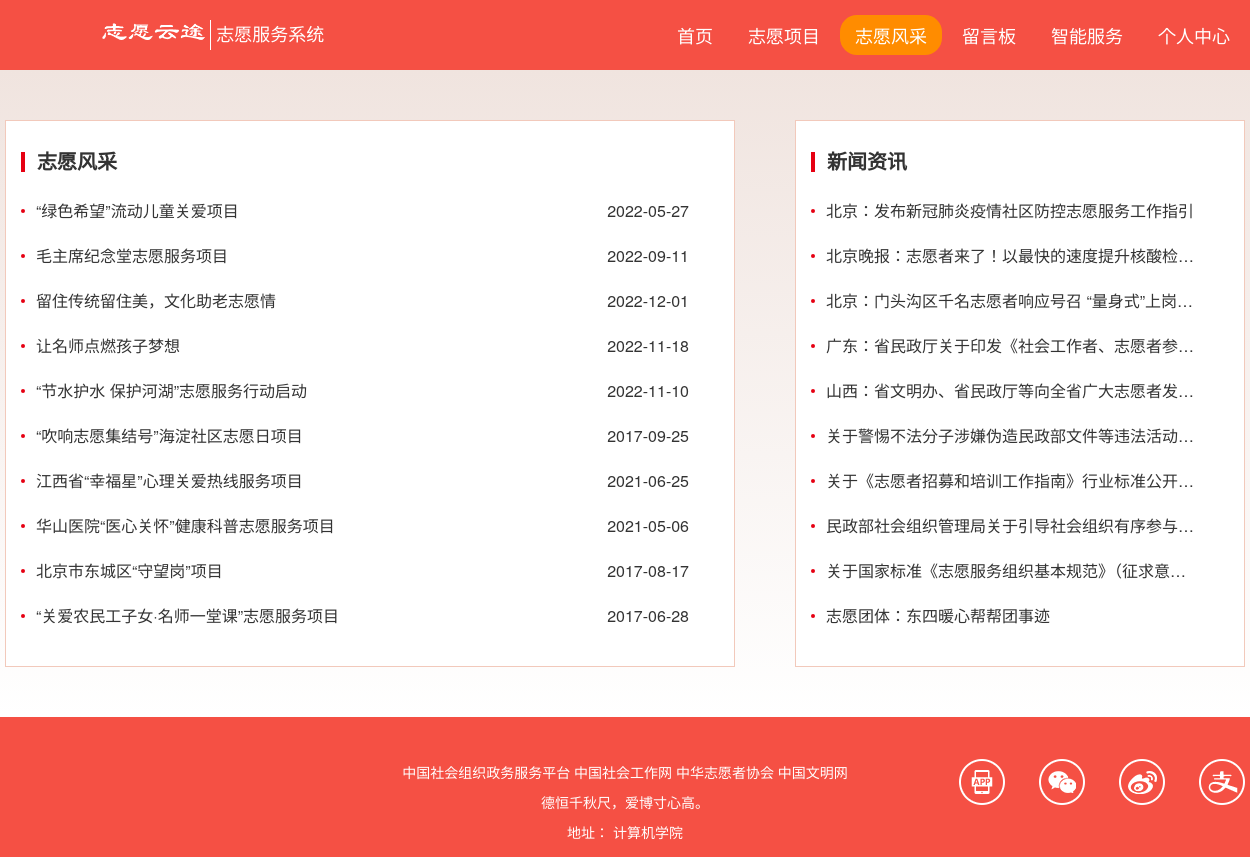
/user/news.php, run on the app's committed database.
### tables this page shows
CREATE TABLE `news_info` (
  `id` int(20) UNSIGNED NOT NULL,
  `title` varchar(100) NOT NULL,
  `type` varchar(20) NOT NULL,
  `content` text NOT NULL,
  `time` date NOT NULL,
  `state` enum('待审核','已通过') NOT NULL DEFAULT '待审核'
);

### user/news.php (called while the page is built, shortened)
<?php
require './public_function.php';
$sql_vol = "select * from `news_info` where `type`='志愿风采'and `state`='已通过'";
$sql_new = "select * from `news_info` where `type`='新闻资讯' and `state`='已通过'";
$vol = fetchAll($sql_vol);
$new = fetchAll($sql_new);
require './news_html.php';

### user/public_function.php (called while the page is built, shortened)
<?php
global $link;
function query($sql)
{
    global $link;
    if ($result = mysqli_query($link, $sql)) {
        return $result;
    } else {
        echo 'sql语句执行失败<br>';
        echo '错误的sql语句' . $sql;
        die;
    }
}
function fetchAll($sql)
{
    $res = query($sql);
    $rows = array();
    while ($row = mysqli_fetch_assoc($res)) {
        $rows[] = $row;
    }
    return $rows;
}

### user/news_html.php (the view, shortened to what this page needs)
<!DOCTYPE html>
<html lang="en">
<head>
    <link rel="stylesheet" type="text/css" href="../css/base.css">
    <link rel="stylesheet" type="text/css" href="../css/common.css">
    <link rel="stylesheet" type="text/css" href="../css/news.css">
</head>
<body>
    <div class="header">
        <div class="wrapper">
            <div class="logo">
                <img src="../images/logo2.png" alt="">
                <h1>志愿服务系统</h1>
            </div>
            <div class="nav">
                <ul>
                    <li><a href="./index.php">首页</a></li>
                    <li><a href="./act.php">志愿项目</a></li>
                    <li><a href="./news.php" class="seed">志愿风采</a></li>
                    <li><a href="./message.php">留言板</a></li>
                    <li><a href="ai_html_test.php">智能服务</a></li>
                    <li class="indi">
                        <a href="./person/person.php">个人中心</a>
                    </li>
                </ul>
            </div>
        </div>
    </div>
    <div class="news clearfix">
        <div class="wrapper">
            <div class="news_left">
                <h2 class="title">志愿风采</h2>
                <ul>
                    <?php foreach ($vol as $row) : ?>
                        <li>
                            <a href="#"><?php echo $row['title'] ?></a>
                            <span><?php echo $row['time'] ?></span>
                        </li>
                    <?php endforeach ?>
                </ul>
            </div>
            <div class="news_right">
                <h2 class="title">新闻资讯</h2>
                <ul>
                    <?php foreach ($new as $row) : ?>
                        <li>
                            <a href="#" title="<?php echo $row['title'] ?>"><?php echo $row['title'] ?></a>
                        </li>
                    <?php endforeach ?>
            </div>
        </div>
    </div>
    <div class="footer">
        <div class="wrapper">
            <div class="middle">
                <p>中国社会组织政务服务平台 中国社会工作网 中华志愿者协会 中国文明网</p>
                <p>德恒千秋尺，爱博寸心高。</p>
                <p>地址：  计算机学院</p>
            </div>
            <div class="right">
                <ul>
                    <li class="app"></li>
                    <li class="wechat"></li>
                    <li class="sina"></li>
                    <li class="pay"></li>
                </ul>
            </div>
        </div>
    </div>
</body>
</html>

### css/base.css (style rules this page uses)
body, h1, h2, h3, h4, h5, h6, p, ul, ol, li, dl, dt, dd, input { margin: 0; padding: 0; }
* { box-sizing: border-box; }
body { font: 16px/1.5 "Helvetica Neue", Helvetica, Arial, "Microsoft Yahei", "Hiragino Sans GB", "Heiti SC", "WenQuanYi Micro Hei", sans-serif; color: #333; }
ul, ol { list-style: none; }
a { text-decoration: none; color: #333; }
img { vertical-align: middle; }
.clearfix::before, .clearfix::after { content: ""; display: table; }
.clearfix::after { clear: both; }

### css/common.css (style rules this page uses)
.wrapper { width: 1240px; margin: 0 auto; }
.header { height: 70px; background-color: #f55044; }
.header .wrapper { height: 70px; }
.header .logo { float: left; height: 70px; }
.header .logo img { float: left; margin-top: 15px; height: 40px; }
.header .logo h1 { float: left; margin-top: 20px; padding-left: 5px; height: 30px; font-size: 18px; font-weight: 400; color: #fff; border-left: 1.5px solid #fff; }
.header .nav { float: right; }
.header .nav li { float: left; padding-top: 15px; }
.header .nav li a { display: block; padding-left: 15px; padding-right: 15px; margin-left: 5px; height: 40px; line-height: 40px; color: #fff; font-size: 18px; }
.header .nav .indi { position: relative; height: 70px; }
.header .nav li .seed { background-color: #ff8c00; border-radius: 17px; }
.footer { height: 140px; background-color: #f55044; }
.footer .wrapper { position: relative; }
.footer .middle { height: 140px; padding-top: 40px; }
.footer .middle p { line-height: 30px; text-align: center; font-size: 14px; color: #fff; }
.footer .right { position: absolute; right: 0; top: 42px; width: 286px; height: 46px; }
.footer .right li { float: left; margin-right: 34px; width: 46px; height: 46px; }
.footer .right li:last-child { margin-right: 0px; }
.footer .app { background-image: url(../images/contact.png); background-position: 0px 0px; }
.footer .wechat { background-image: url(../images/contact.png); background-position: -46px 0px; }
.footer .sina { background-image: url(../images/contact.png); background-position: -92px 0px; }
.footer .pay { background-image: url(../images/contact.png); background-position: -138px 0px; }

### css/news.css (style rules this page uses)
.news { background-image: linear-gradient(#f0e4df, #fff) }
.news_left { float: left; margin-top: 50px; margin-bottom: 50px; padding: 15px; width: 730px; border: 1px solid #f2c9bb; background-color: #fff; }
.news_right { margin-top: 50px; margin-bottom: 50px; float: right; padding: 15px; width: 450px; border: 1px solid #f2c9bb; background-color: #fff; }
.news_left .title, .news_right .title { position: relative; padding-left: 16px; margin: 10px 0; font-size: 20px; }
.news_left .title::before, .news_right .title::before { position: absolute; left: 0px; top: 6px; content: ""; display: inline-block; width: 4px; height: 20px; background: #e60012; }
.news_left ul { padding-bottom: 15px; width: 698px; }
.news_left ul li { position: relative; padding: 13px 30px 13px 15px; width: 698px; height: 45px; }
.news_right ul { padding-bottom: 15px; width: 418px; }
.news_right ul li { position: relative; padding: 13px 30px 13px 15px; width: 418px; height: 45px; }
.news_left li:before, .news_right li::before { content: ""; display: inline-block; width: 4px; height: 4px; background: #e60012; position: absolute; left: 0; top: 50%; border-radius: 50%; }
.news_left li a { float: left; width: 570px; transition: 0.3s; }
.news_left li span { float: right; }
.news_right li a { float: left; width: 100%; overflow: hidden; white-space: nowrap; text-overflow: ellipsis; transition: 0.3s; }

### data on the page
news_info: title "“绿色希望”流动儿童关爱项目", time "2022-05-27"
news_info: title "毛主席纪念堂志愿服务项目", time "2022-09-11"
news_info: title "留住传统留住美，文化助老志愿情", time "2022-12-01"
news_info: title "让名师点燃孩子梦想", time "2022-11-18"
news_info: title "“节水护水 保护河湖”志愿服务行动启动", time "2022-11-10"
news_info: title "“吹响志愿集结号”海淀社区志愿日项目", time "2017-09-25"
news_info: title "江西省“幸福星”心理关爱热线服务项目", time "2021-06-25"
news_info: title "华山医院“医心关怀”健康科普志愿服务项目", time "2021-05-06"
news_info: title "北京市东城区“守望岗”项目", time "2017-08-17"
news_info: title "“关爱农民工子女·名师一堂课”志愿服务项目", time "2017-06-28"
news_info: title "北京：发布新冠肺炎疫情社区防控志愿服务工作指引"
news_info: title "北京晚报：志愿者来了！以最快的速度提升核酸检…"
news_info: title "北京：门头沟区千名志愿者响应号召 “量身式”上岗…"
news_info: title "广东：省民政厅关于印发《社会工作者、志愿者参…"
news_info: title "山西：省文明办、省民政厅等向全省广大志愿者发…"
news_info: title "关于警惕不法分子涉嫌伪造民政部文件等违法活动…"
news_info: title "关于《志愿者招募和培训工作指南》行业标准公开…"
news_info: title "民政部社会组织管理局关于引导社会组织有序参与…"
news_info: title "关于国家标准《志愿服务组织基本规范》（征求意…"
news_info: title "志愿团体：东四暖心帮帮团事迹"
